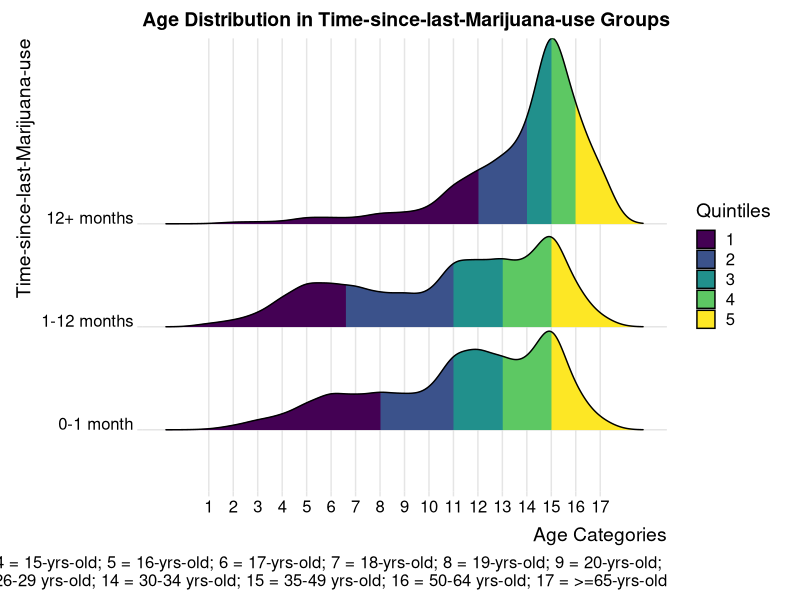
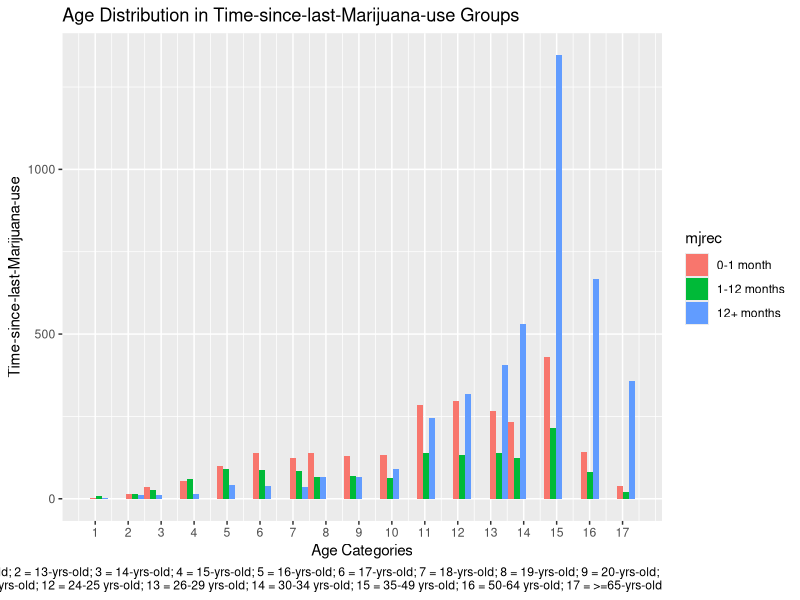
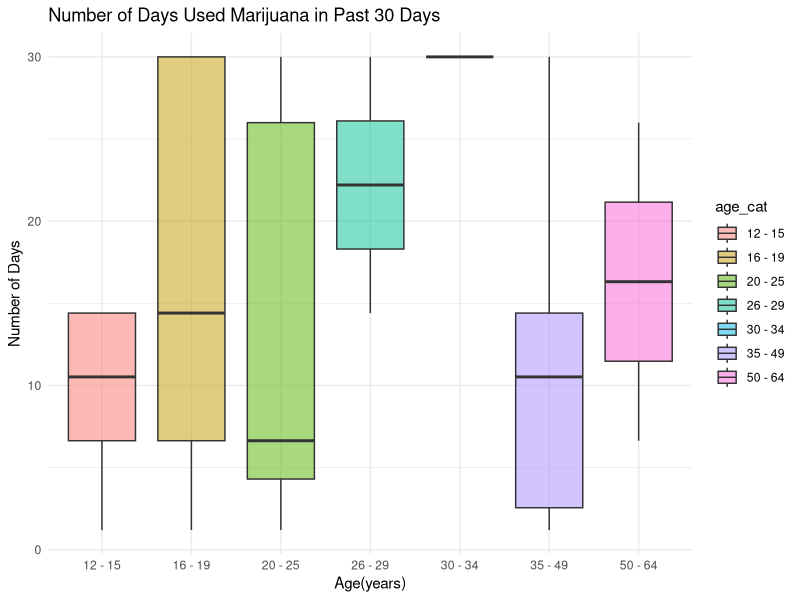

Source code (R) for these figures, in order: (Note: this script raises an error after producing the figures.)
## ---- chunk 1
library(tidyverse)
library(ggplot2)
library(ggridges)
## ---- chunk 2
nsduh_df = read_csv("data/nsduh_19.csv")

mari_df = nsduh_df %>%
  filter(mjrec == c("1", "2", "3")) %>%
  mutate(mjrec = recode(mjrec, "1" = "0-1 month",
                        "2" = "1-12 months",
                        "3" = "12+ months")) %>%
  group_by(mjrec)
## ---- chunk 3
mari_df %>% 
  ggplot(aes(x = age2, y = mjrec, fill = factor(stat(quantile)))) + 
  stat_density_ridges(geom = "density_ridges_gradient", calc_ecdf = TRUE, quantiles = 5, alpha = 0.5) +
  scale_fill_viridis_d(name = "Quintiles") + 
  theme_ridges() +
  labs(title = "Age Distribution in Time-since-last-Marijuana-use Groups",
       x = "Age Categories",
       y = "Time-since-last-Marijuana-use",
       caption = "In Age categories: 1 = 12-yrs-old; 2 = 13-yrs-old; 3 = 14-yrs-old; 4 = 15-yrs-old; 5 = 16-yrs-old; 6 = 17-yrs-old; 7 = 18-yrs-old; 8 = 19-yrs-old; 9 = 20-yrs-old; \n10 = 21-yrs-old; 11 = 22-23 yrs-old; 12 = 24-25 yrs-old; 13 = 26-29 yrs-old; 14 = 30-34 yrs-old; 15 = 35-49 yrs-old; 16 = 50-64 yrs-old; 17 = >=65-yrs-old") +
  scale_x_continuous(breaks = c(1,2,3,4,5,6,7,8,9,10,11,12,13,14,15,16,17))
## ---- chunk 4
mari_df %>% 
  ggplot(aes(x = age2, fill = mjrec)) +
  geom_histogram(position = "dodge") +
  labs(title = "Age Distribution in Time-since-last-Marijuana-use Groups",
       x = "Age Categories",
       y = "Time-since-last-Marijuana-use",
       caption = "In Age categories: 1 = 12-yrs-old; 2 = 13-yrs-old; 3 = 14-yrs-old; 4 = 15-yrs-old; 5 = 16-yrs-old; 6 = 17-yrs-old; 7 = 18-yrs-old; 8 = 19-yrs-old; 9 = 20-yrs-old; \n10 = 21-yrs-old; 11 = 22-23 yrs-old; 12 = 24-25 yrs-old; 13 = 26-29 yrs-old; 14 = 30-34 yrs-old; 15 = 35-49 yrs-old; 16 = 50-64 yrs-old; 17 = >=65-yrs-old") +
  scale_x_continuous(breaks = c(1,2,3,4,5,6,7,8,9,10,11,12,13,14,15,16,17))
## ---- chunk 5
raw_data = read_csv("data/nsduh_19.csv")

graph_fendi = raw_data %>% 
  filter(mr30est != 94 & mr30est != 97 & mr30est != 98 & mr30est != 99) %>% 
  mutate(mr30est = recode(mr30est, `91` = 0, `93` = 0))

graph_fendi =
  graph_fendi %>% 
  mutate(
    age_cat = ifelse(age2 == 1 | age2 == 2 | age2 == 3 | age2 == 4, "12 - 15",
                  ifelse(age2 == 5 | age2 == 6 | age2 == 7 | age2 == 8, "16 - 19",
                      ifelse(age2 == 9 | age2 == 10 | age2 == 11 | age2 == 12, "20 - 25",
                           ifelse(age2 == 13, "26 - 29", 
                                ifelse(age2 == 14, "30 - 34", 
                                   ifelse(age2 == 15, "35 - 49", 
                                      ifelse(age2 == 16, "50 - 64", "older_than_65" )
                                      )))))),
    days30 = ifelse(mr30est == 1, runif(1, min = 1, max = 2),
                ifelse(mr30est == 2, runif(1, min = 3, max = 5),
                   ifelse(mr30est == 3, runif(1, min = 6, max = 9),
                      ifelse(mr30est == 4, runif(1, min = 10, max = 19),
                         ifelse(mr30est == 5, runif(1, min = 20, max = 29),
                            ifelse(mr30est == 6, 30, 0)))))),
    use30 = ifelse( mr30est == 1 | mr30est == 2 | mr30est == 3 |
                      mr30est == 4 | mr30est == 5 | mr30est == 6, 1, 0)
    )


## ---- chunk 6
  graph_fendi %>% 
    group_by(age_cat) %>% 
    summarise(days = sum(days30)) %>% 
    knitr::kable(digits = 3)
## ---- chunk 7
graph_fendi %>%
    filter(days30 != 0) %>% 
    ggplot(aes(x = age_cat, y = days30)) +
    geom_boxplot(aes(fill = age_cat), alpha = .5) +
  labs(title = "Number of Days Used Marijuana in Past 30 Days", 
       x = "Age(years)", y = "Number of Days") +
  theme(plot.title = element_text(hjust = 0.5)) +
  theme_minimal()

  
  
## ---- chunk 8
graph_fendi %>% 
  mutate(coutyp4 = as.character(coutyp4),
    coutyp4 = recode(coutyp4, 
                     "1" = "Large Metro", "2" = "Small Metro", "3" = "Nonmetro"),
    coutyp4 = fct_relevel(coutyp4, "Large Metro", "Small Metro", "Nonmetro")) %>% 
  group_by(coutyp4) %>% 
    summarise( used30_percent = round(sum(use30)/n()*100, 2)) %>% 
    ggplot(aes(x = coutyp4, y = used30_percent)) +
    geom_bar(stat = "identity", width = 0.5, fill = "steelblue") +
  geom_text(aes(label = used30_percent), vjust = 1.6, color = "white", size = 3.5) +
  labs(title = "Percentage of Individuals Used Marijuana in Past 30 Days By Metro Area", 
       x = "Metro Area", y = "Percentage(%)") +
  theme(plot.title = element_text(hjust = 0.5)) +
  theme_minimal()
## ---- chunk 9
info_scatter = read_csv("data/nsduh_19.csv")
## ---- chunk 10
info_scatterplot = info_scatter %>%
  filter(irmjage != 991) %>%
  group_by(irmjage) %>%
  summarise(number_people = n()) %>%
  ggplot(aes(x = irmjage, y = number_people)) +
  geom_point() +
  geom_smooth() +
  labs(x = "Age of first used marijuana", y = "Frequency(number of people)",
       title = "Age When First Used among people who used MARIJUANA/HASHISH") +
  theme_minimal()
  

info_scatterplot   
